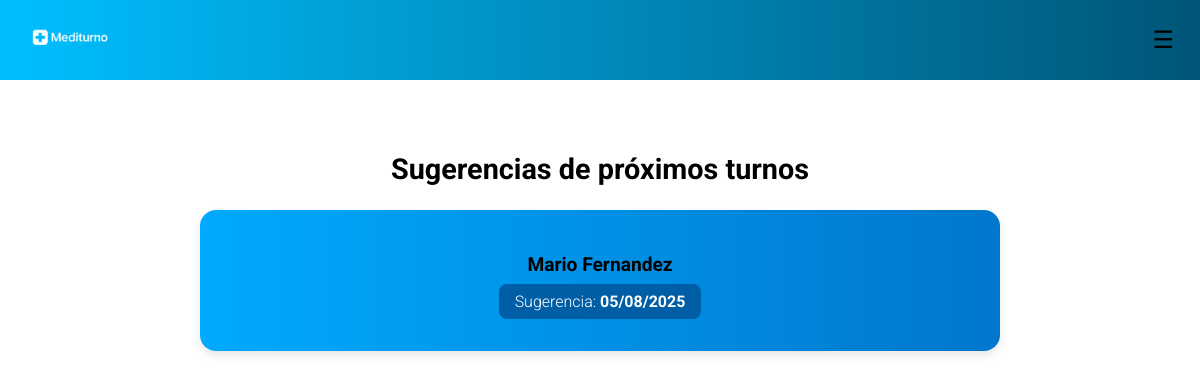
The page /users/suggest_turno/ (signed in) on the database its author committed.
### users/models.py (models this page shows, shortened)
class CustomUser(AbstractUser):
    objects = CustomUserManager()
    USER_TYPES = (
        ('user', 'User'),
        ('medic', 'Medic'),
        ('clinic', 'Clinic'),
    )
    OBRA_SOCIAL_CHOICES = (
        ('osde', 'OSDE'),
        ('swiss_medical', 'Swiss Medical'),
        ('galeno', 'Galeno'),
        ('medife', 'Medifé'),
        ('other', 'Other')
    )
    CIUDAD_CHOICES = (
        ('villa_gesell', 'Villa Gesell'),
        ('pinamar', 'Pinamar'),
        ('madariaga', 'Madariaga'),
    )
    role = models.CharField(max_length=10, choices=USER_TYPES, default='user', blank=True, null=True)
    obra_social = models.CharField(
        max_length=20,
        choices=OBRA_SOCIAL_CHOICES,
        default='other',
        blank=True,
        null=True
    )
    numero_afiliado = models.CharField(
        max_length=20,
        unique=True,
        null=True,
        blank=True,
        validators=[
            RegexValidator(
                regex=r'^\d{8,12}$',
                message="Número de afiliado debe contener entre 8 y 12 dígitos numéricos",
                code='invalid_numero_afiliado'
            )
        ]
    )
    dni = models.CharField(
        max_length=8,
        null=True,
        blank=True,
        validators=[
            RegexValidator(
                regex=r'^\d{8}$',
                message="El DNI debe contener exactamente 8 dígitos numéricos",
                code='invalid_dni'
            )
        ]
    )
    email = models.EmailField(unique=True)
    nombre = models.CharField(max_length=50,blank=True,null=True)
    apellido = models.CharField(max_length=50, blank=True, null=True)
    fecha_nacimiento = models.DateField(validators=[validate_birth_date], blank=True, null=True)
    telefono = models.CharField(
        max_length=15,
        blank=True,
        null=True,
        validators=[
            RegexValidator(
                regex=r'^\+?\d{7,15}$',
                message="El teléfono debe contener entre 7 y 15 dígitos, opcionalmente con un prefijo internacional.",
                code='invalid_telefono'
            )
        ]
    )
    ciudad = models.CharField(
        max_length=50,
        choices=CIUDAD_CHOICES,
        default='villa_gesell',
        blank=True,
        null=True
    )
    direccion = models.CharField(
        max_length=2048,
        blank=True,
        null=True
    )

### users/views.py (the view)
# urls.py: path('suggest_turno/', suggest_turno_view, name='suggest_turno'),
@login_required(login_url='/users/login/')
def suggest_turno_view(request):
    user = request.user
    medic_ids = Appointment.objects.filter(paciente=user).values_list('medico_id', flat=True)
    unique_medic_ids = set(medic_ids)  # This ensures each medic is only processed once
    suggestions = []
    for medic_id in unique_medic_ids:
        medic = CustomUser.objects.get(id=medic_id)
        turns = Appointment.objects.filter(paciente=user, medico_id=medic_id).order_by('-fecha_inicio')[:3]
        turns = list(turns)
        suggested_date = None
        if len(turns) >= 2:
            intervals = [
                (turns[i].fecha_inicio - turns[i+1].fecha_inicio).days
                for i in range(len(turns)-1)
            ]
            avg_interval = sum(intervals) // len(intervals)
            suggested_date = turns[0].fecha_inicio + timedelta(days=avg_interval)
        suggestions.append({
            'medic': medic,
            'turns': turns,
            'suggested_date': suggested_date,
        })
    return render(request, 'users/suggest_turno.html', {
        'suggestions': suggestions,
    })

### users/templates/users/suggest_turno.html (shortened to what this page needs)
{% load static %}
<!DOCTYPE html>
<html lang="en">
<head>
    <link rel="stylesheet" href="{% static 'users/css/suggest_turno.css' %}">
    <link rel="stylesheet" href="{% static 'css/global.css' %}">
</head>
<body>
    {% include "includes/header.html" %}
    <div class="contenido-sugerencias">
        <h2>Sugerencias de próximos turnos</h2>
        {% for item in suggestions %}
        <div class="medic-suggestion">
            <h3>{{ item.medic.nombre }} {{ item.medic.apellido }}</h3>
            {% if item.suggested_date %}
            <p class="sugerencia">
                <a href="{% url 'appointments:buscar_medicos' %}">
                    Sugerencia: <strong>{{ item.suggested_date|date:"d/m/Y" }}</strong>
                </a>
            </p>
            {% else %}
            <p class="sugerencia vacia">No hay suficientes turnos previos para sugerir una fecha.</p>
            {% endif %}
        </div>
        {% empty %}
        <p class="sugerencia vacia">No hay turnos previos.</p>
        {% endfor %}
    </div>
</body>
</html>

### static/users/css/suggest_turno.css (style rules this page uses)
.contenido-sugerencias { max-width: 800px; margin: 2rem auto; padding: 1rem; text-align: center; }
.contenido-sugerencias h2 { font-size: 1.8rem; margin-bottom: 1.5rem; font-weight: bold; }
.medic-suggestion { background: linear-gradient(to right, #00aaff, #0077cc); color: white; border-radius: 1rem; padding: 1.5rem; margin-bottom: 1.5rem; box-shadow: 0 4px 10px rgba(0, 0, 0, 0.1); }
.medic-suggestion h3 { font-size: 1.2rem; margin-bottom: 1rem; }
.sugerencia { font-size: 1rem; margin-top: 1rem; }
.sugerencia a { color: #fff; background-color: #005ea6; padding: 0.5rem 1rem; border-radius: 0.5rem; text-decoration: none; transition: background-color 0.3s ease; }

### static/css/global.css (style rules this page uses)
:root { --background-color: white; --text-color: black; --text-shadow-color: #e0e0e0; --header-gradient: linear-gradient(to right, #00bfff, #005577); --menu-gradient: linear-gradient(to right, #005577, #00bfff); --mobile-menu-gradient: linear-gradient(to left, #00bfff, #004e73); --button-color: #005577; --shadow-color: rgba(0, 0, 0, 0.2); }
body { background-color: var(--background-color); color: var(--text-color); transition: background-color 0.3s ease, color 0.3s ease; margin: 0; font-family: 'Roboto', sans-serif; font-weight: 300; }
a, p, h1, h2, h3 { color: var(--text-color); }

### rows shown on the page
CustomUser: medic.nombre "Mario", medic.apellido "Fernandez", suggested_date "05/08/2025"
